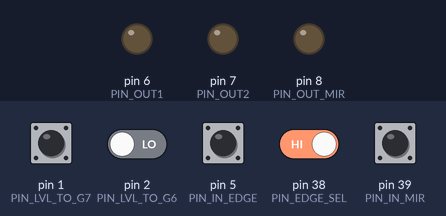
The sketch below on a simulated Arduino Mega 2560, built for the host (arithmetic inside an expression is 32-bit, double 64-bit). Shown: output pins drawn as LEDs (lit = HIGH). The inputs (shaded band) are chosen by the test bench; at power-on: pin 5 (PIN_IN_EDGE), pin 38 (PIN_EDGE_SEL), pin 39 (PIN_IN_MIR) HIGH, pin 1 (PIN_LVL_TO_G7), pin 2 (PIN_LVL_TO_G6) LOW.

Above: at 1.2 s.
1.3 s: pin 5 (PIN_IN_EDGE) pulled LOW for 0.15 s
2.9 s: pin 39 (PIN_IN_MIR) pulled LOW for 0.15 s
At 2.97 s:
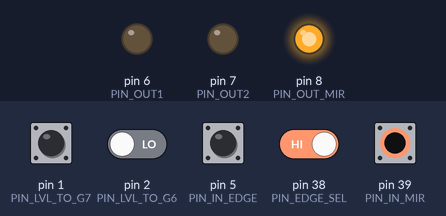
4.5 s: pin 1 (PIN_LVL_TO_G7) pulsed HIGH 5 times (0.12 s each, 0.3 s apart)
7.5 s: pin 2 (PIN_LVL_TO_G6) driven HIGH and pin 38 (PIN_EDGE_SEL) driven LOW
Timing chart, 0 to 10.0 s (numbered marks = the images above; inputs shaded):
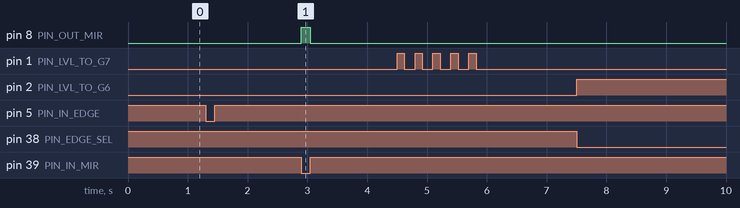

The sketch:

TIME_TEST_V10.ino
```cpp
// ==== M5 ATOM S3 ====
// ポーリング方式（割り込みなし）
// G5: 反転入力（INPUT_PULLUP）→ G38(H=FALLING / L=RISING)で方向選択、G6&G7に7msパルス
// G2: 非反転入力（INPUT_PULLDOWN）→ G38に従いG6パルス
// G1: 非反転入力（INPUT_PULLDOWN）→ G38に従いG7パルス
// G39→G8: 反転ミラー出力
// G38: INPUT_PULLUP（方向選択）

#define PIN_IN_EDGE   5
#define PIN_OUT1      6
#define PIN_OUT2      7
#define PIN_IN_MIR    39
#define PIN_OUT_MIR   8
#define PIN_EDGE_SEL  38
#define PIN_LVL_TO_G6 2
#define PIN_LVL_TO_G7 1

const uint32_t PULSE_MS    = 7;   // ★パルス幅7ms
const uint32_t DEBOUNCE_MS = 20;  // デバウンス時間

bool     pulse1Active = false, pulse2Active = false;
uint32_t pulse1Start  = 0, pulse2Start = 0;

int  g5_rawPrev = HIGH, g5_stableInv = LOW;
int  g2_rawPrev = LOW,  g2_stable = LOW;
int  g1_rawPrev = LOW,  g1_stable = LOW;
uint32_t g5_bounceMs = 0, g2_bounceMs = 0, g1_bounceMs = 0;

void triggerG6(uint32_t now) { digitalWrite(PIN_OUT1, HIGH); pulse1Active = true; pulse1Start = now; }
void triggerG7(uint32_t now) { digitalWrite(PIN_OUT2, HIGH); pulse2Active = true; pulse2Start = now; }

void setup() {
  pinMode(PIN_IN_EDGE,   INPUT_PULLUP);   // G5
  pinMode(PIN_LVL_TO_G6, INPUT_PULLDOWN); // G2
  pinMode(PIN_LVL_TO_G7, INPUT_PULLDOWN); // G1
  pinMode(PIN_EDGE_SEL,  INPUT_PULLUP);   // G38
  pinMode(PIN_IN_MIR,    INPUT_PULLUP);   // G39
  pinMode(PIN_OUT_MIR,   OUTPUT);
  pinMode(PIN_OUT1,      OUTPUT);
  pinMode(PIN_OUT2,      OUTPUT);

  digitalWrite(PIN_OUT1, LOW);
  digitalWrite(PIN_OUT2, LOW);
  digitalWrite(PIN_OUT_MIR, LOW);

  uint32_t now = millis();
  g5_rawPrev = digitalRead(PIN_IN_EDGE);
  g5_stableInv = !g5_rawPrev;
  g2_rawPrev = digitalRead(PIN_LVL_TO_G6);
  g2_stable = g2_rawPrev;
  g1_rawPrev = digitalRead(PIN_LVL_TO_G7);
  g1_stable = g1_rawPrev;
  g5_bounceMs = g2_bounceMs = g1_bounceMs = now;
}

void loop() {
  uint32_t now = millis();

  // G39→G8 反転ミラー
  digitalWrite(PIN_OUT_MIR, !digitalRead(PIN_IN_MIR));

  // G38で方向決定（H=FALLING, L=RISING）
  bool g38raw = digitalRead(PIN_EDGE_SEL);
  bool wantRising = !g38raw;

  // ==== G5（反転）====
  {
    int raw = digitalRead(PIN_IN_EDGE);
    if (raw != g5_rawPrev) { g5_rawPrev = raw; g5_bounceMs = now; }
    if ((now - g5_bounceMs) >= DEBOUNCE_MS) {
      int invNow = !raw;
      if (invNow != g5_stableInv) {
        int prev = g5_stableInv; g5_stableInv = invNow;
        bool rising  = (prev==LOW && invNow==HIGH);
        bool falling = (prev==HIGH && invNow==LOW);
        if ((wantRising && rising) || (!wantRising && falling)) {
          triggerG6(now); triggerG7(now);
        }
      }
    }
  }

  // ==== G2（非反転, プルダウン）====
  {
    int raw = digitalRead(PIN_LVL_TO_G6);
    if (raw != g2_rawPrev) { g2_rawPrev = raw; g2_bounceMs = now; }
    if ((now - g2_bounceMs) >= DEBOUNCE_MS) {
      if (raw != g2_stable) {
        int prev = g2_stable; g2_stable = raw;
        bool rising  = (prev==LOW && raw==HIGH);
        bool falling = (prev==HIGH && raw==LOW);
        if ((wantRising && rising) || (!wantRising && falling)) {
          triggerG6(now);
        }
      }
    }
  }

  // ==== G1（非反転, プルダウン）====
  {
    int raw = digitalRead(PIN_LVL_TO_G7);
    if (raw != g1_rawPrev) { g1_rawPrev = raw; g1_bounceMs = now; }
    if ((now - g1_bounceMs) >= DEBOUNCE_MS) {
      if (raw != g1_stable) {
        int prev = g1_stable; g1_stable = raw;
        bool rising  = (prev==LOW && raw==HIGH);
        bool falling = (prev==HIGH && raw==LOW);
        if ((wantRising && rising) || (!wantRising && falling)) {
          triggerG7(now);
        }
      }
    }
  }

  // ==== パルス終了 ====
  if (pulse1Active && (now - pulse1Start >= PULSE_MS)) {
    digitalWrite(PIN_OUT1, LOW);
    pulse1Active = false;
  }
  if (pulse2Active && (now - pulse2Start >= PULSE_MS)) {
    digitalWrite(PIN_OUT2, LOW);
    pulse2Active = false;
  }
}
```

Measured:
- after the input at 2.9 s, pin 8 (PIN_OUT_MIR): LOW → HIGH at once, → LOW 0.15 s later
